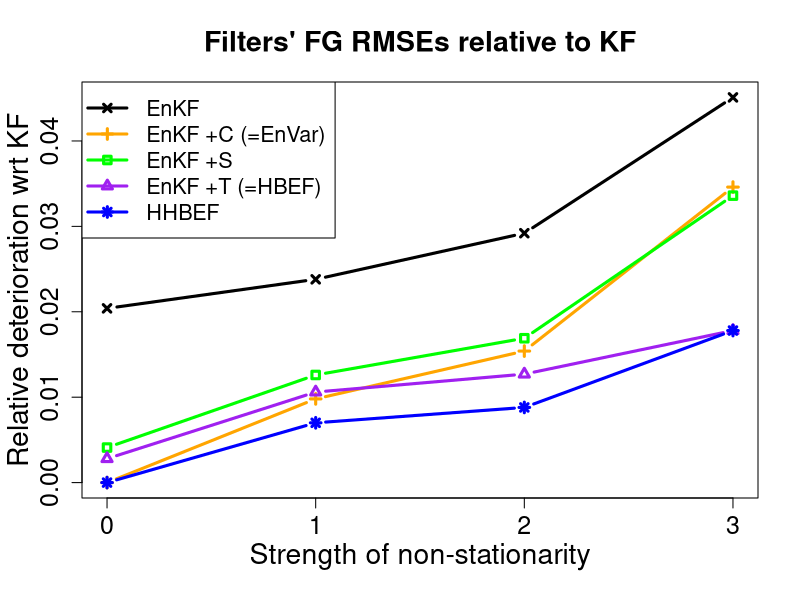
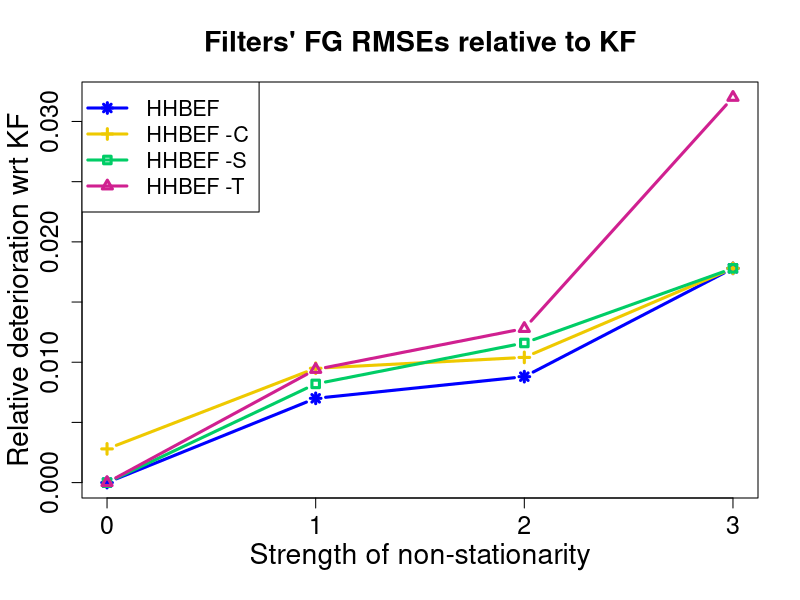
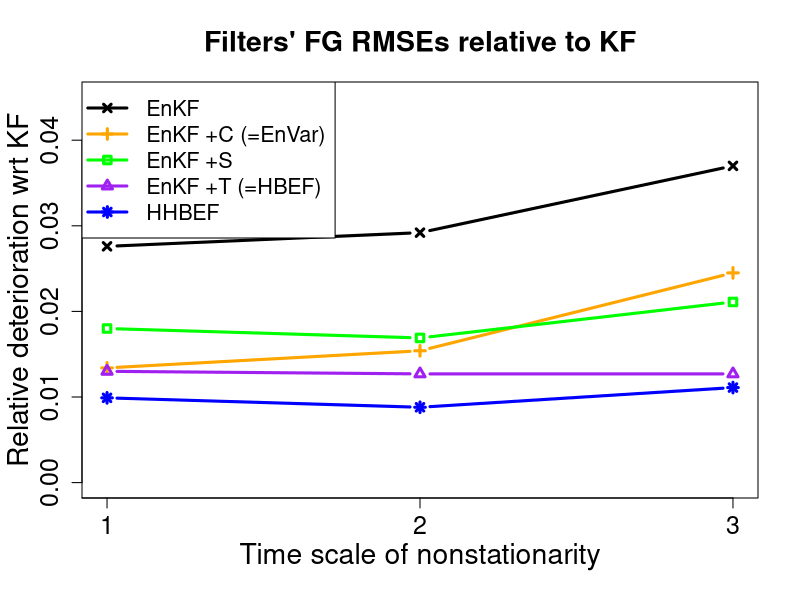

These figures' R source, in order:
# Filters' performance wrt KF:
# r(f) := [RMSE(f)- RMSE(KF)] / RMSE(KF)

# 1) As functions of the nstatio-ty strength

#------------
# 1a) EnKF + x

xx <- c(0,1,2,3) # 4 categories: 0=statio, 1=weakly nstatio, 2=medium nstatio (BASIC), 3=strong nststio
nx=length(xx)

# Plot FG RMSEs wrt KF
#  so that the rel err of KF is =0

enkf =0.01*c(2.04,   2.38, 2.92, 4.51)
ec   =0.01*c(0.0,    0.98, 1.54, 3.46)
es   =0.01*c(0.41,   1.26, 1.69, 3.36)
et   =0.01*c(0.28,   1.06, 1.27, 1.78)
hhbef=0.01*c(0.0,    0.70, 0.88, 1.78)


mn=min(min(enkf), min(ec), min(es), min(et), min(hhbef))
mn=0
mx=max(max(enkf), max(ec), max(es), max(et), max(hhbef))

namefile=paste0("RMSE_flt_NstatioStrength_Eplus.pdf")
pdf(namefile, width=7, height=7)
par(mgp=c(2.5, 1, 0))
plot(xx, enkf, type='b',col='black', lwd=3, lty=1, pch=4,
     xlab="Strength of non-stationarity", 
     xaxp=c(0,3,3),
     ylab="Relative deterioration wrt KF", ylim=c(mn,mx),
     cex.main=1.7, cex.axis=1.5, cex.lab=1.7,
     main=paste("Filters' FG RMSEs relative to KF")
     )
lines(xx, ec, col="orange", type='b', lwd=3, pch=3)
lines(xx, es, col="green", type='b', lwd=3, pch=0)
lines(xx, et, col="purple", type='b', lwd=3, pch=2)
lines(xx, hhbef, col="blue", type='b', lwd=3, pch=8)

leg.txt<-c('EnKF','EnKF +C (=EnVar)', 'EnKF +S', 'EnKF +T (=HBEF)', 'HHBEF')
leg.col<-c("black",  "orange", "green", "purple", "blue")
legend("topleft", inset=0, leg.txt, col=leg.col, lwd=c(3,3,3,3,3), lty=c(1,1,1,1,1),  
       pch=c(4,3,0,2,8), 
       pt.lwd=3, cex=1.3, pt.cex=1, bg="white")

dev.off()


#------------
# 1b) HHBEF - x

h  =0.01*c(0.0,    0.70, 0.88, 1.78)
h_c=0.01*c(0.28,   0.95, 1.04, 1.78)
h_s=0.01*c(0.0,    0.82, 1.16, 1.78)
h_t=0.01*c(0.0,    0.94, 1.28, 3.2)


mn=min(min(h), min(h_c), min(h_s), min(h_t))
mn=0
mx=max(max(h),max(h_c), max(h_s), max(h_t))

namefile=paste0("RMSE_flt_NstatioStrength_Hminus.pdf")
pdf(namefile, width=7, height=7)
par(mgp=c(2.5, 1, 0))
plot(xx, h, type='b',col='blue', lwd=3, lty=1, pch=8,
     xlab="Strength of non-stationarity", 
     xaxp=c(0,3,3),
     ylab="Relative deterioration wrt KF", ylim=c(mn,mx),
     cex.main=1.7, cex.axis=1.5, cex.lab=1.7,
     main=paste("Filters' FG RMSEs relative to KF")
)
lines(xx, h_c, col="gold2", type='b', lwd=3, pch=3)
lines(xx, h_s, col="springgreen3", type='b', lwd=3, pch=0)
lines(xx, h_t, col="violetred", type='b', lwd=3, pch=2)

leg.txt<-c('HHBEF','HHBEF -C', 'HHBEF -S', 'HHBEF -T')
leg.col<-c("blue",  "gold2", "springgreen3",  "violetred")
legend("topleft", inset=0, leg.txt, col=leg.col, lwd=c(3,3,3,3), lty=c(1,1,1,1),  
       pch=c(8,3,0,2), 
       pt.lwd=3, cex=1.3, pt.cex=1, bg="white")

dev.off()


#----------------------------------------------
# 2) As functions of the nstatio-ty time (and space) scale

xx <- c(1,2,3) # 3 categories: L_perturb=L*1, L_perturb=L*2 (BASIC), L_perturb=L*3
nx=length(xx)

# Plot FG RMSEs wrt KF
#  so that the rel err of KF is =0

enkf =0.01* c(2.76, 2.92, 3.7)
ec   =0.01* c(1.34, 1.54, 2.45)
es   =0.01* c(1.80, 1.69, 2.11)
et   =0.01* c(1.3,  1.27, 1.27)
hhbef=0.01* c(0.99, 0.88, 1.11)



mn=0
mx=max(max(enkf), max(ec), max(es), max(et), max(hhbef))
mx=0.045



namefile=paste0("RMSE_flt_Lperturb_Eplus.pdf")
pdf(namefile, width=7, height=7)
par(mgp=c(2.5, 1, 0))
plot(xx, enkf, type='b',col='black', lwd=3, lty=1, pch=4,
     xlab="Time scale of nonstationarity", 
     xaxp=c(0,3,3),
     ylab="Relative deterioration wrt KF", ylim=c(mn,mx),
     cex.main=1.7, cex.axis=1.5, cex.lab=1.7,
     main=paste("Filters' FG RMSEs relative to KF")
)
lines(xx, ec, col="orange", type='b', lwd=3, pch=3)
lines(xx, es, col="green", type='b', lwd=3, pch=0)
lines(xx, et, col="purple", type='b', lwd=3, pch=2)
lines(xx, hhbef, col="blue", type='b', lwd=3, pch=8)

leg.txt<-c('EnKF','EnKF +C (=EnVar)', 'EnKF +S', 'EnKF +T (=HBEF)', 'HHBEF')
leg.col<-c("black",  "orange", "green", "purple", "blue")
legend("topleft", inset=0, leg.txt, col=leg.col, lwd=c(3,3,3,3,3), lty=c(1,1,1,1,1),  
       pch=c(4,3,0,2,8), 
       pt.lwd=3, cex=1.3, pt.cex=1, bg="white")

dev.off()



